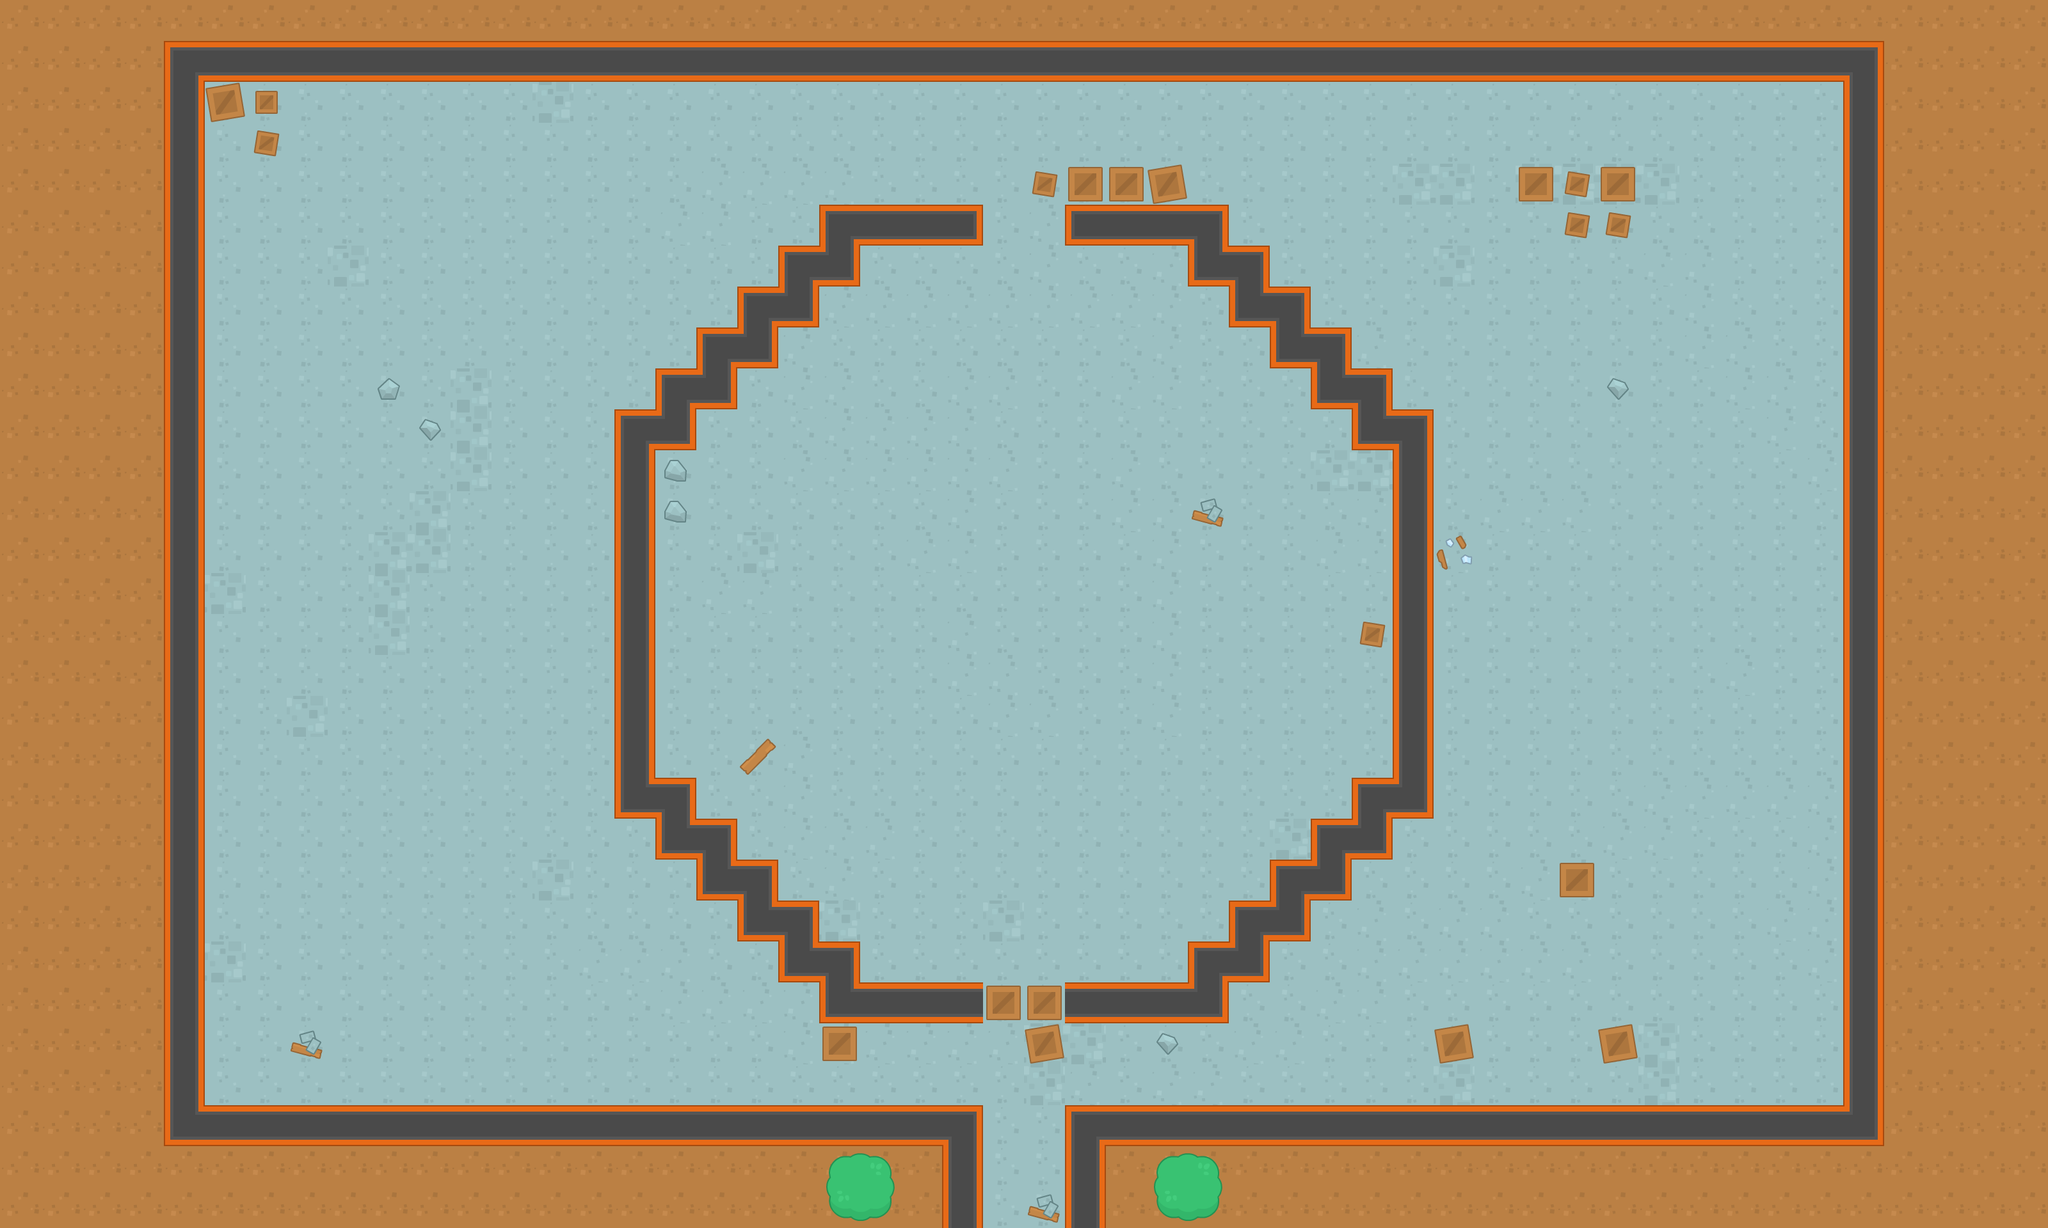

The image is a tile-based game level rendered from a .tmx file. Its description and source (layers, tilesets, objects; grid data summarised) follow:
An orthogonal 50x30 tile map with 64x64 px tiles, 3 tile layers (ground, walls, decorations) and 74 objects (46x wall, 10x coins, 8x zombie, 4x big_zombie, 2x shotgun, ...).

<map version="1.2" tiledversion="1.3.1" orientation="orthogonal" renderorder="right-down" compressionlevel="0" width="50" height="30" tilewidth="64" tileheight="64" infinite="0" nextlayerid="5" nextobjectid="83">
 <tileset firstgid="1" name="spritesheet_tiles" tilewidth="64" tileheight="64" spacing="10" tilecount="540" columns="27">
  <image source="../img/spritesheet_tiles.png" width="1988" height="1470" />
 </tileset>
 <layer id="1" name="ground" width="50" height="30">
  <data>[1500 cells, 1500 non-empty, 5 distinct tile ids]</data>
 </layer>
 <layer id="2" name="walls" width="50" height="30">
  <data>[1500 cells, 208 non-empty, 4 distinct tile ids]</data>
 </layer>
 <layer id="3" name="decorations" width="50" height="30">
  <data>[1500 cells, 39 non-empty, 14 distinct tile ids]</data>
 </layer>
 <objectgroup id="4" name="Object Layer 1">
  <object id="1" name="wall" x="1472" y="1728" width="64" height="192" />
  <object id="2" name="wall" x="256" y="1728" width="1216" height="64" />
  <object id="3" name="wall" x="256" y="64" width="64" height="1664" />
  <object id="4" name="wall" x="320" y="64" width="2624" height="64" />
  <object id="5" name="wall" x="2880" y="128" width="64" height="1664" />
  <object id="6" name="wall" x="1664" y="1728" width="1216" height="64" />
  <object id="7" name="wall" x="1664" y="1792" width="64" height="128" />
  <object id="8" name="wall" x="2368" y="256" width="192" height="64" />
  <object id="9" name="wall" x="2451.43" y="329.381" width="90.8639" height="39.7529" />
  <object id="10" name="wall" x="1609.05" y="263.127" width="242.304" height="51.1109" />
  <object id="12" name="wall" x="1280" y="1536" width="640" height="64" />
  <object id="13" name="wall" x="1600" y="1600" width="64" height="64" />
  <object id="14" name="wall" x="1280" y="1600" width="64" height="64" />
  <object id="15" name="wall" x="1216" y="1472" width="128" height="64" />
  <object id="16" name="wall" x="1152" y="1408" width="128" height="64" />
  <object id="17" name="wall" x="1088" y="1344" width="128" height="64" />
  <object id="18" name="wall" x="1024" y="1280" width="128" height="64" />
  <object id="19" name="wall" x="960" y="1216" width="128" height="64" />
  <object id="20" name="wall" x="960" y="640" width="64" height="576" />
  <object id="21" name="wall" x="1024" y="576" width="64" height="128" />
  <object id="22" name="wall" x="1088" y="512" width="64" height="128" />
  <object id="23" name="wall" x="1152" y="448" width="64" height="128" />
  <object id="24" name="wall" x="1216" y="384" width="64" height="128" />
  <object id="25" name="wall" x="1270.2" y="338.846" width="73.799" height="109.154" />
  <object id="26" name="wall" x="1344" y="320" width="192" height="64" />
  <object id="27" name="wall" x="1664" y="320" width="256" height="64" />
  <object id="30" name="wall" x="1856" y="384" width="128" height="64" />
  <object id="31" name="wall" x="1920" y="448" width="128" height="64" />
  <object id="32" name="wall" x="1984" y="512" width="128" height="64" />
  <object id="33" name="wall" x="2048" y="576" width="128" height="64" />
  <object id="34" name="wall" x="2112" y="640" width="128" height="64" />
  <object id="35" name="wall" x="2176" y="704" width="64" height="576" />
  <object id="36" name="wall" x="2112" y="1216" width="64" height="128" />
  <object id="37" name="wall" x="2048" y="1280" width="64" height="128" />
  <object id="38" name="wall" x="1984" y="1344" width="64" height="128" />
  <object id="39" name="wall" x="1920" y="1408" width="64" height="128" />
  <object id="40" name="wall" x="1856" y="1472" width="64" height="64" />
  <object id="41" name="wall" x="2432" y="1344" width="64" height="64" />
  <object id="42" name="wall" x="2240" y="1600" width="64" height="64" />
  <object id="43" name="wall" x="2496" y="1600" width="64" height="64" />
  <object id="46" name="wall" x="320" y="128" width="128" height="64" />
  <object id="47" name="wall" x="391.85" y="196.872" width="43.5389" height="51.1109" />
  <object id="48" name="player" x="1567.4" y="1817.28" width="71.9339" height="62.4689" />
  <object id="49" name="coins" x="1387.57" y="1414.07" width="58.6829" height="49.2179" />
  <object id="50" name="coins" x="1557.94" y="1402.71" width="83.2919" height="62.4689" />
  <object id="51" name="coins" x="1754.81" y="1406.5" width="70.0409" height="71.9339" />
  <object id="52" name="coins" x="1120.65" y="1027.9" width="75.7199" height="58.6829" />
  <object id="53" name="coins" x="1113.08" y="861.314" width="88.9709" height="71.9339" />
  <object id="54" name="coins" x="1135.8" y="696.623" width="68.1479" height="58.6829" />
  <object id="55" name="coins" x="2006.58" y="1033.58" width="83.2919" height="75.7199" />
  <object id="56" name="coins" x="1995.22" y="885.923" width="83.2919" height="62.4689" />
  <object id="57" name="coins" x="2019.83" y="745.841" width="68.1479" height="87.0779" />
  <object id="58" name="coins" x="1582.55" y="851.849" width="71.9339" height="70.0409" />
  <object id="59" name="zombie" x="503.537" y="1495.47" width="68.1479" height="53.0039" />
  <object id="60" name="zombie" x="530.039" y="342.632" width="70.0409" height="87.0779" />
  <object id="61" name="zombie" x="2494.97" y="393.743" width="77.6129" height="64.3619" />
  <object id="62" name="zombie" x="2542.88" y="747.208" width="102.222" height="121.152" />
  <object id="63" name="zombie" x="1321.31" y="509.216" width="75.7199" height="62.4689" />
  <object id="64" name="zombie" x="1724.52" y="503.537" width="123.045" height="100.329" />
  <object id="65" name="zombie" x="513.102" y="995.249" width="81.3989" height="60.5759" />
  <object id="66" name="zombie" x="2659.08" y="1518.65" width="73.8269" height="85.1849" />
  <object id="69" name="big_zombie" x="1474.64" y="651.191" width="77.6129" height="85.1849" />
  <object id="70" name="big_zombie" x="1675.3" y="645.512" width="100.329" height="81.3989" />
  <object id="71" name="big_zombie" x="2348.91" y="555.568" width="88.9709" height="81.3989" />
  <object id="72" name="big_zombie" x="949.983" y="214.67" width="143.868" height="115.473" />
  <object id="74" name="shotgun" x="620.903" y="1217.2" width="90.8639" height="79.5059" />
  <object id="75" name="shotgun" x="2392.75" y="993.823" width="79.5059" height="79.5059" />
  <object id="76" name="health" x="721.232" y="283.95" width="111.687" height="90.8639" />
  <object id="77" name="health" x="2665.34" y="1044.93" width="94.6498" height="96.5428" />
  <object id="78" name="wall" x="-64" y="0" width="64" height="1920" />
  <object id="79" name="wall" x="0" y="-64" width="3200" height="64" />
  <object id="80" name="wall" x="3200" y="0" width="64" height="1920" />
  <object id="81" name="wall" x="0" y="1920" width="3200" height="64" />
  <object id="82" name="machinegun" x="2353.99" y="1153.01" width="78.1701" height="72.8403" />
 </objectgroup>
</map>
